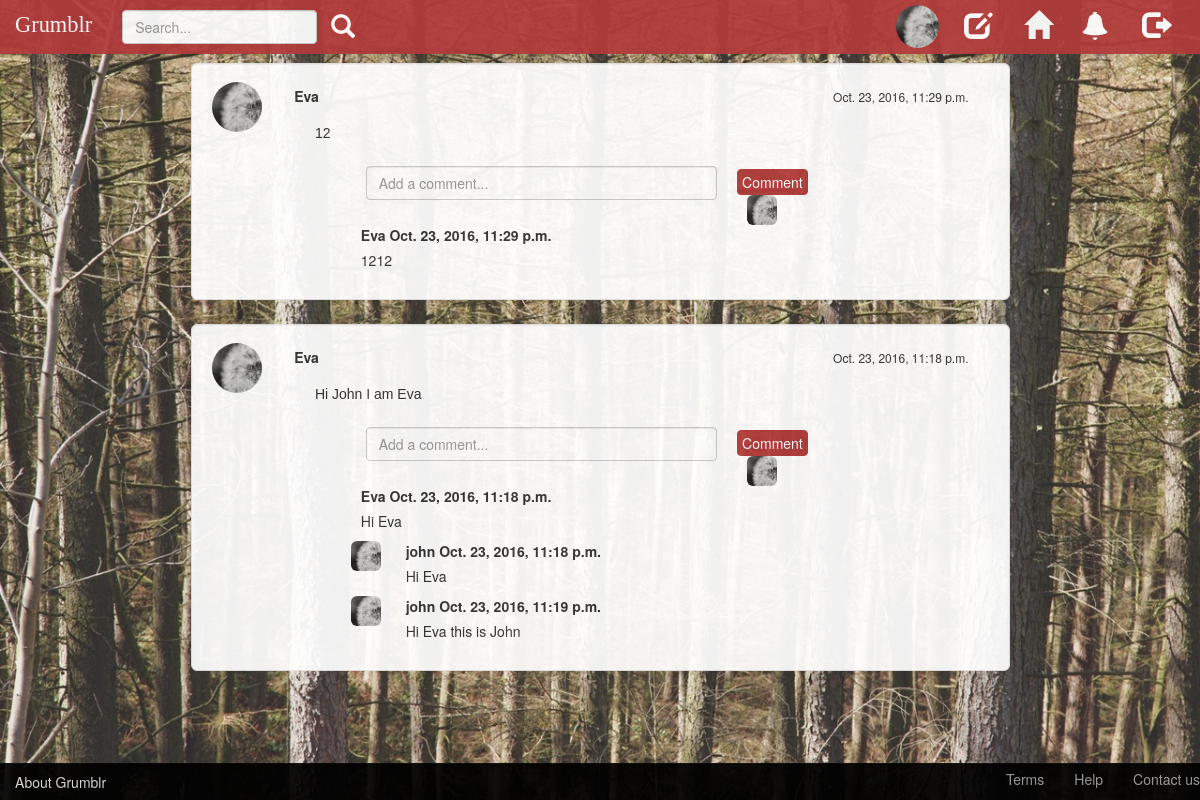
Screenshot of /followStream (signed in) with the database file from the repository.
### grumblr/models.py (models this page shows, shortened)
class Profile(models.Model):
    user = models.OneToOneField(
        User,
        on_delete=models.CASCADE,
        primary_key=True,
    )
    age = models.IntegerField(default=0,blank=True)
    bio = models.CharField(max_length=420, default='0',blank=True)
    picture = models.ImageField(upload_to="user-photos/",default='no-img.jpg',blank=True)
    follows = models.ManyToManyField('Profile', related_name='followed_by', symmetrical=False)

class Post(models.Model):
    text = models.CharField(max_length=42)
    user = models.ForeignKey(User)
    time = models.DateTimeField(auto_now_add=True, blank=True)

class Comment(models.Model):
    user = models.ForeignKey(User, related_name='comment_by')
    post = models.ForeignKey(Post, related_name='comment_of')
    content = models.CharField(max_length=200)
    time = models.DateTimeField(auto_now_add=True, blank=True)

### grumblr/views.py (the view)
# urls.py: url(r'^followStream$', views.followStream, name='followStream'),
@login_required
def followStream(request):
    print("enter followStream")
    errors = " "
    login_user = request.user
    if request.method == "GET":
        following = login_user.profile.follows.all()
        posts = Post.objects.filter(user__profile__in=following).order_by('time').reverse()
        context = {'posts': posts, 'errors': errors}
        return render(request, 'followStream.html', context)

### templates/followStream.html (shortened to what this page needs)
{% extends "base.html" %}
{% load staticfiles %}
{% block style %}
    <link href="{% static 'css/grumblr.css' %}" rel="stylesheet">
    <link href="{% static 'css/globalStream.css' %}" rel="stylesheet">
{% endblock %}
{% block navbar_header %}
    <a href="{% url 'globalStream' %}" class="navbar-brand" href="#">Grumblr</a>
{% endblock %}
{% block navbar_right %}
    <ul class="nav navbar-nav navbar-right">
        <li>
            <div>
                <a href="{% url 'profile' user.id %}">
                    <img src="{{ user.profile.picture.url }}" class="img-circle" alt="personal icon" width="43"
                         height="43">
                </a>
            </div>
        </li>
        <li>
            <a type="button" class="btn btn-default btn-md btn-icon-left" href="{% url 'editProfile' %}">
                <span class="glyphicon glyphicon-edit" aria-hidden="true"></span>
            </a>
        </li>
        <li>
            <a type="button" class="btn btn-default btn-md btn-icon-left" href="{% url 'globalStream' %}">
                <span class="glyphicon glyphicon-home" aria-hidden="true"></span>
            </a>
        </li>
        <li>
            <button type="button" class="btn btn-default btn-md btn-icon-mid">
                <span class="glyphicon glyphicon-bell" aria-hidden="true"></span>
            </button>
        </li>
        <li>
            <a type="button" class="btn btn-default btn-md btn-icon-right" href="{% url 'userlogout' %}">
                <span class="glyphicon glyphicon-log-out" aria-hidden="true"></span>
            </a>
        </li>
    </ul>
{% endblock %}
{% block content %}
    <div id="follow_post_list">
        {% for post in posts %}
            <div id="post-{{ post.id }}" class="well post-container">
                <a href="{% url 'profile' post.user.id %}" class="post-photo">
                    <img src="{{ post.user.profile.picture.url }}" class="img-circle" alt="personal icon" width="50"
                         height="50">
                </a>
                <div class="post-name">
                    <label>{{ post.user.username }}</label>
                </div>
                <div class="post-time">
                    <p>{{ post.time }}</p>
                </div>
                <div class="post-content">
                    <p>{{ post.text }}</p>
                </div>
                <div class="comments-container">
                    <form class="comment-form" method="post">
                        <br>
                        <div class="col-sm-9">
                            <input type="text" id="comment-input-{{ post.id }}" name="content" maxlength="200"
                                   placeholder="Add a comment..." class="form-control" required/>
                        </div>
                        <input type="submit" id="comment-btn-{{ post.id }}" class="btn btn-primary btn-comment" value="Comment">
                    </form>
                    <ol id="comments-list-{{ post.id }}" class="comments-list">
                        {% for comment in post.comment_of.all %}
                            <li id="comment-{{ comment.id }}" class="comment">
                                <div class="row">
                                    <div id="comment-userprofile" class="col-sm-1">
                                        <a href="{% url 'profile' comment.user.id %}" class="comment-photo">
                                            <img src="{{ comment.user.profile.picture.url }}" class="img-rounded"
                                                 alt="personal icon" width="30" height="30">
                                        </a>
                                    </div>
                                    <div class="col-sm-10 comment-text">
                                        <span><label id="comment-username">{{ comment.user.username }}</label></span>
                                        <span><label id="comment-time">{{ comment.time }}</label></span>
                                        <p id="comment-content">{{ comment.content }}</p>
                                    </div>
                                </div>
                            </li>
                        {% endfor %}
                    </ol>
                    <br>
                </div>
            </div>
        {% endfor %}
    </div>
{% endblock %}

### static/css/grumblr.css (style rules this page uses)
body { padding-top: 40px; padding-bottom: 40px; background-color: #eee; }
.navbar-nav > li > a { padding-top: 5px !important; padding-bottom: 5px !important; }
.navbar-brand { color: white !important; font-size: 1.6em !important; font-family: 'Comic Sans MS' !important; }
.comments-container { text-align: left; overflow: hidden; position: relative; z-index: 1; padding-left: 2%; padding-right: 2%; width: 70%; margin-left: 15%; margin-right: 15%; margin-top: 3%; }

### static/css/globalStream.css (style rules this page uses)
body { background-image: url(../images/background.jpg); background-size: cover; height: 680px; opacity: 0.93; }
.img-circle { margin-top: 10%; margin-right: 10px; }
.btn-icon-left { background-color: transparent; border: none; outline: none; margin-top: 10%; margin-right: 2px; }
.btn-icon-mid { background-color: transparent; border: none; outline: none; margin-top: 10%; margin-right: 6px; }
.btn-icon-right { background-color: transparent; border: none; outline: none; margin-top: 6%; margin-right: 30px; }
.glyphicon-bell { color: white !important; font-size: 2em !important; }
.glyphicon-log-out { color: white !important; font-size: 2em !important; }
.glyphicon-edit { color: white !important; font-size: 2em !important; }
.glyphicon-home { color: white !important; font-size: 2em !important; }
.post-container { text-align: left; overflow: hidden; position: relative; background-color: white; border-radius: 6px; z-index: 1; background-size: cover; padding-left: 2%; padding-right: 2%; width: 70%; margin-left: 15%; margin-right: 15%; margin-top: 2%; }
.post-photo { position: absolute; z-index: 1; top: 12px; left: 50px; transform: translate(-50%, 0); }
.post-name { position: absolute; z-index: 1; top: 22px; left: 115px; transform: translate(-50%, 0); }
.post-time { position: absolute; z-index: 1; top: 24px; right: 40px; font-size: 12px; }
.post-content { position: relative; z-index: 1; top: 40px; left: 100px; right: 25px; font-family: "Arial"; font-weight: lighter !important; }
.comments-container { position: relative; z-index: 1; top: 20px; left: 5px; right: 5px; }
.btn-comment { background: #B13B3B; padding: 2px 4px; border: 1px solid #B13B3B; color: white; margin-left: 5px; margin-top: 3px; }
.comments-list { padding: 0; margin: 0; list-style-type: none; }
.comment { position: relative; }
.comment-text { position: relative; left: 10px; }

### rows the page displays
Post: user.profile.picture (placeholder picture), user.username "Eva", time "Oct. 23, 2016, 11:29 p.m.", text "12"
Comment: user.profile.picture (placeholder picture), user.username "Eva", time "Oct. 23, 2016, 11:29 p.m.", content "1212"
Post: user.profile.picture (placeholder picture), user.username "Eva", time "Oct. 23, 2016, 11:18 p.m.", text "Hi John I am Eva"
Comment: user.profile.picture (placeholder picture), user.username "Eva", time "Oct. 23, 2016, 11:18 p.m.", content "Hi Eva"
Comment: user.profile.picture (placeholder picture), user.username "john", time "Oct. 23, 2016, 11:18 p.m.", content "Hi Eva"
Comment: user.profile.picture (placeholder picture), user.username "john", time "Oct. 23, 2016, 11:19 p.m.", content "Hi Eva this is John"
